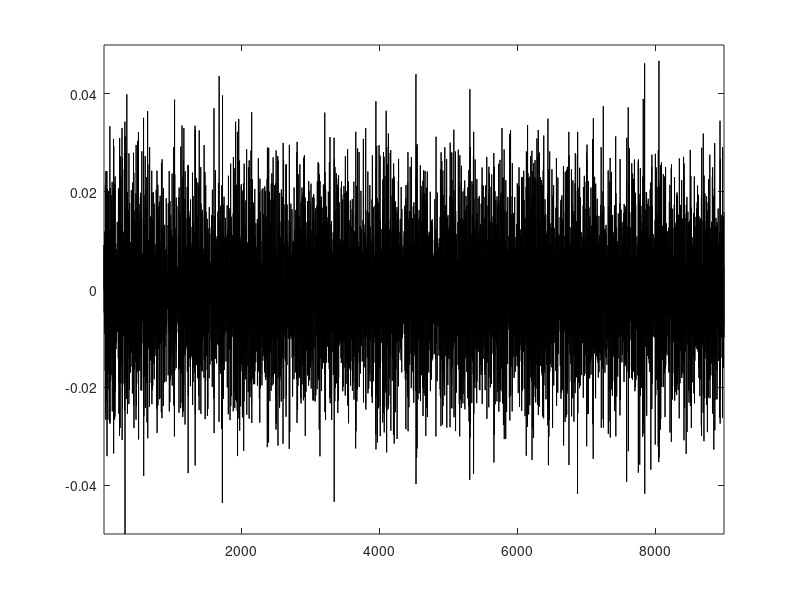

The MATLAB script that drew this image: (Note: this script raises an error after producing the figure.)
% Решается дифур 2-ого порядка: theta'' + nu*theta' + rec(theta,time) = waves(time, A) 
% A*cos(omega*time) - регулярное волнение




% ПАРАМЕТРЫ ДЛЯ ПОСТРОЕНИЯ ДИФФЕРЕНЦИАЛЬНОГО УРАВНЕНИЯ %%%%%%%%%%%%%%%%%%%

% y0_1, y0_2 - начальные условия для решения дифура
y0_1 = 0;
y0_2 = 0;

% nu - параметр из дифура при theta'
% A - высота волнения
% T - период волны, с. Для регулярного волнения
% omega - параметр из дифура в cos - частота волнения. Для регулярного волнения
nu = 0.01;
A = 0.05;
%T = 2*pi/0.64;
%omega = 2*pi/T;





% МОДЕЛИРОВАНИЕ РАЗВИТИЯ АВАРИИ %%%%%%%%%%%%%%%%%%%%%%%%%%%%%%%%%%%%%%%%%%

% Колебания корабля в процессе затопления моделируются в цикле.

% alltime - длина отрезка моделирования
% start_time - параметр, определяющий момент начала моделирования.
% start_wreck - время начала развития аварии.
alltime = 4000;
start_time = 1;
start_wreck = 200;

% step - шаг времени, который определяет, как часто берутся точки для
% построения графиков. С его помощью можно управлять частотой сбора данных.
% По умолчанию равен 1 секунде.
step = 1;

% pose1 - начальный тип статической остойчивости коробля - всегда 1-ый непорежденный
% pose2 - конечный тип статической остойчивости коробля
pose1 = 1;
pose2 = 5;





% ФУНКЦИЯ ВОССТАНАВЛИВАЮЩЕГО МОМЕНТА %%%%%%%%%%%%%%%%%%%%%%%%%%%%%%%%%%%%%

% a0, a1, a3, a5 - коэффициенты полинома пятого порядка, задающего диаграмму статической остойчивости коробля.
% Порядок типов остойчивости: 
% 	1-ый неповрежденный     1-ый		2-ой		3-ий		4-ый		5-ый

a0=[		0               0           -0.2		0       	-0.2 		0.07]; 
a1=[		0.64            0.25		0.64		-0.64		-0.64		-0.64]; 
a3=[		-0.1            -0.1		-0.1 		2.5 		2.5 		2.5]; 
a5=[		-0.07           -0.05		-0.07		-1.3		-1.3		-1.3];





% ВОЛНЕНИЕ %%%%%%%%%%%%%%%%%%%%%%%%%%%%%%%%%%%%%%%%%%%%%%%%%%%%%%%%%%%%%%%

% Файлы с волнением. Содержат углы волнового склона в градусах с шагом 1 секунда
file_id = fopen('ANG4.DAT','r'); % волновой склон 4 балла
%file_id = fopen('ANG5.DAT','r'); % волновой склон 5 баллов
%file_id = fopen('ANG6.DAT','r'); % волновой склон 6 баллов
%file_id = fopen('ANG7.DAT','r'); % волновой склон 7 баллов
%file_id = fopen('ANG8.DAT','r'); % волновой склон 8 баллов
%file_id = fopen('anglM.DAT','r'); % ветровое волнение
%file_id = fopen('anglS.DAT','r');% зыбь
%file_id = fopen('anglWW.DAT','r'); % смешанное волнение

% angle_waves - углы волнового склона в градусах с шагом 1 секунда
angle_waves = fscanf(file_id,'%f');

fclose(file_id);

% wv - величина волнения по оси ординат
% x_waves - моменты измерения волнения во времени
wv = [0];
%wv = waves (0, alltime, 1, 50);
x_waves = start_time:step:alltime;

% Вычисление высоты волны в каждый момент времени
for i = 2:length(angle_waves)
    wv(i) = tand(angle_waves(i-1));
end

% Масштабирование волнения. А - максимальная по модулю волна
[tmp, ind1] = max(abs(wv));
scale_wave = 0.05 / tmp;
wv = scale_wave * wv;

% Просмотр всего доступного волнения
x_waves = start_time : 1 : length(wv);
figure
plot(x_waves(1:9000), wv(1:9000), "k"); 
axis([2 9000 -0.05 0.05]) 
% ограничение промежутка волнения до требуемой длины
wv = wv(1:length(x_waves));


% Интерполирование волнения
fun_waves = @(new_x) interp1(x_waves, wv, new_x, 'spline');





% ИНИЦИАЛИЗАЦИЯ ПЕРЕМЕННЫХ %%%%%%%%%%%%%%%%%%%%%%%%%%%%%%%%%%%%%%%%%%%%%%%

% f1 - окно для фазового портрета колебаний корабля
% f2 - окно для колебаний за последние aver_inter секунд
% f3 - окно для отображения всех колебаний
% f4 - окно для квазистационарных колебаний
% f5 - окно для функции автокорреляции_1
% f6 - окно для функции автокорреляции_2
% f7 - окно для концентрических окружностей (функция concentric_circles)
%f1=figure;
%f2=figure;
f3=figure;
f4=figure;
%f5=figure;
%f6=figure;
%f7=figure;


% theta_data и d_theta_data - массивы для хранения функции колебаний корабля и ее производной соответственно
% time_data - массив для хранения моментов времени, в которых вычислена функция колебаний
theta_data = [];
d_theta_data = [];
time_data = [];

% expectation и dispersion - массивы для хранения выборочного среднего и дисперсии колебаний
expectation = [];
dispersion = [];


% circles_count - количество когнитивных спиралей
%circles_count = 30;


% r_count - количество корней полинома, задаюшего функцию восстанавливающего момента.
% old_wreck_type, new_wreck_type - вычисленные типы затопления на предыдущем и нынешнем шагах
r_count = 0;
old_wreck_type = 1;
new_wreck_type = 1;

% right_inflection_point, old_right_inflection_point - новое и старое
% значение функции восстанавливающего момента в правой точке перегиба.
% Используется для идентификации 1-ого типа затопления
old_right_inflection_point = 0;
right_inflection_point = 0;

% inflection_points_count - количетсво точек перегиба.
% changed_wreck_type - флаг для определения, изменился ли типа затопления.
% where_changed - точки, где изменился тип затопления
% wreck_types_through_modeling - массив с типами затопления, в которых находилось судно
inflection_points_count = 0;
changed_wreck_type = false;
where_changed = [1];
wreck_types_through_modeling = [2];

% функция автокорреляции и задержка для ее вычисления
autocor_theta = [];
autocor_d_theta = [];
delay = 200;




% ОПРЕДЕЛЕНИЕ КВАЗИСТАЦИОНАРНОСТИ %%%%%%%%%%%%%%%%%%%%%%%%%%%%%%%%%%%%%%%%

% aver_inter - длина интервала, по которому производится осреднение.
% Примерно равен длительности 18-ти колебаний судна в секундах.
% quas_len - минимальная длина участка, на котором среднее и дисперсия
% должны быть стабильны, чтобы считать его квазистационарным
% is_quas_stat - проверка, находится ли сейчас судно в квазистационарном состоянии
aver_inter = 144;
quas_len = 80;
is_quas_stat = false;

% quas_starts - начала квазистационарных участков
% quas_ends - концы квазистационарных участков
quas_starts = [0];
quas_ends = [0];

% accept_mean - допустимое изменение выборочного среднего на квазистационарном участке
% accept_disp - допустимое изменение дисперсии на квазистационарном участке
accept_mean = 0.5;
accept_disp = 0.026;

% exp_direction - вычисленное направление среднего на квазистационарном участке
% new_exp_direction - направление среднего по последней точке на квазистационарном участке
% accept_dir - допустимое изменение направления среднего на квазистационарном участке
% len_dir_calc - длина участка для вычисления направления среднего на
% квазистационарном участке
direction = 0;
new_exp_direction = 0;
accept_dir = 0.4;
len_dir_calc = 30;





% ДЕТРЕНД %%%%%%%%%%%%%%%%%%%%%%%%%%%%%%%%%%%%%%%%

% detrend_step - длина участка, на котором производится детренд
% detrend_theta_data - массив колебаний с детрендом
detrend_step = 24*step;
detrend_theta_data = [];





% МОДЕЛИРОВАНИЕ ПРОЦЕССА РАЗВИТИЯ АВАРИИ %%%%%%%%%%%%%%%%%%%%%%%%%%%%%%%%%
for time = start_time:step:alltime
    
    % ВЫЧИСЛЕНИЕ ПОЛОЖЕНИЯ СУДНА %%%%%%%%%%%%%%%%%%%%%%%%%%%%%%%%%%%%%%%%%
    % proc - процент прошедшего времени. Используется для вычисления нынешнего значения коэффициентов диаграммы остойчивости
    if time <= start_wreck
        proc = 0;
    else
        proc = (time - start_wreck) / alltime;
    end
    %proc = 0;
    
    % recovery - нынешние коэффициенты диаграммы остойчивости.
    recovery = [a0(pose1) + ((a0(pose2) - a0(pose1)) * proc) 
                a1(pose1) + ((a1(pose2)-a1(pose1)) * proc) 
                0 
                a3(pose1) + ((a3(pose2)-a3(pose1)) * proc) 
                0 
                a5(pose1) + ((a5(pose2)-a5(pose1)) * proc) 
                ];
       
            
    % DoDt - вспомогательная функция (расположена в конце программы) для
    % вычисления дифура
    [time_dif,theta_dif] = ode45(@(t,y) DoDt(t, y, fun_waves, nu, recovery),[(time-step) time],[y0_1 y0_2]);

    
    
    
    
    % ЗАПИСЬ ПОЛОЖЕНИЯ КОРОБЛЯ В МОМЕНТ TIME %%%%%%%%%%%%%%%%%%%%%%%%%%%%%
    
    % Каждому моменту времени соответствует одна точка на графике.
    % Точность/гладкость графика регулируется параметром step.
    % Чем меньше step, тем более гладкий график, однако уменьшение step
    % отрицательно влияет на время работы программы.
    theta_data(end + 1) = theta_dif(end, 1);
    d_theta_data(end + 1) = theta_dif(end, 2);
    time_data(end + 1) = time_dif(end);
    
    % При решении дифура на следующем шаге цикла будет использоваться его
    % состояние в конце нынешнего шага цикла
    y0_1 = theta_dif(end, 1);
    y0_2 = theta_dif(end, 2);
    
   
    
    
    
    % ОПРЕДЕЛЕНИЕ ТИПА ЗАТОПЛЕНИЯ %%%%%%%%%%%%%%%%%%%%%%%%%%%%%%%%%%%%%%%%
    old_wreck_type = new_wreck_type;
    if time == 1
        dif_recovery = polyder([a5(pose1) 0 a3(pose1) 0 a1(pose1) a0(pose1)]);
        dif_roots = roots(dif_recovery);
        old_right_inflection_point = polyval([a5(pose1) 0 a3(pose1) 0 a1(pose1) a0(pose1)], dif_roots(end));
    end
    
    % Вычисление особенностей (корней и точек перегиба) функции восстанавливающего момента
    
    % Корни
    recovery = flipud(recovery);
    r = roots(recovery);
    not_im = imag(r)==0;
    r = r(not_im);
    r_count = length(r);
    r = sort (r);
    
    % Точки перегиба
    dif_recovery = polyder(recovery);
    dif_roots = roots(dif_recovery);
    not_im_dif_roots = imag(dif_roots)==0;
    dif_roots = dif_roots(not_im_dif_roots);
    inflection_points_count = length(dif_roots);
    right_inflection_point = polyval(recovery, dif_roots(end));
    
    
    % Проверка на 5-ый тип затопления (5 корней, несимметричны)
    if r_count == 5 && abs(1 - abs(r(2))/abs(r(4))) > 0.1
        new_wreck_type = 6;
    else
        % Проверка на 4-ый тип затопления (3 корня, есть перегиб)
        if r_count == 3 && inflection_points_count == 4
            new_wreck_type = 5;
        else
            % Проверка на 3-ий тип затопления (5 корней, симметричны)
            if r_count == 5 && abs(1 - abs(r(2))/abs(r(4))) <= 0.1
                new_wreck_type = 4;
            else
                % Проверка на 2-ой тип затопления (3 корня, второй корень не в нуле)
                if r_count == 3 && r(2) ~= 0
                    new_wreck_type = 3;
                else
                    % Проверка на 1-ый тип затопления (правая точка перегиба опустилась)
                    if right_inflection_point < old_right_inflection_point
                        new_wreck_type = 2;
                    end
                end
            end
        end
    end       
    
    % Если изменился тип затопления - добавить точку
    if old_wreck_type ~= new_wreck_type
        changed_wreck_type = true;
        where_changed = [where_changed time];
        wreck_types_through_modeling = [wreck_types_through_modeling new_wreck_type];
    end
    
    
    
    

    % ВЫВОД ГРАФИКОВ %%%%%%%%%%%%%%%%%%%%%%%%%%%%%%%%%%%%%%%%%%%%%%%%%%%%%
    
    % Определение количества точек для отображения на фазовом портрете (по
    % умолчанию равно длине интервала для осреднения)
    points_to_show = points_for_aver;
    
    % Выделение массивов для отрисовки
    theta_data_show = theta_data(points_to_show:end);
    d_theta_data_show = d_theta_data(points_to_show:end);
    time_data_show = time_data(points_to_show:end);
    expectation_show = expectation(points_to_show:end);
    dispersion_show = dispersion(points_to_show:end);
    % Поиск точки времени, до которой нужно отобразить график волнения
    [tmp, time_wv] = min(abs(x_waves - time_data(end)));
    x_waves_show = x_waves(points_to_show:time_wv);
    wv_show = wv(points_to_show:time_wv);
    
    % Вывод графика фазового портрета
    figure(f1);
    clf(f1);
    plot (theta_data_show, d_theta_data_show, "b")
    axis([-1 1 -1 1])
    drawnow 

    % Вывод графиков колебаний корабля, волнения, выборочного среднего и дисперсии
    figure(f2);
    clf(f2);
    hold on
    plot(time_data_show, theta_data_show, "b")
    plot(time_data_show, expectation_show, "r")
    plot(time_data_show, dispersion_show, "g")
    
    plot(x_waves_show, wv_show, "k");
    % Отображение точек, в которых изменился тип затопления
    changes_show = where_changed(where_changed >= time - aver_inter);
    if changed_wreck_type && ~isempty(changes_show)
        xline(changes_show);
    end
    x1 = max(time - aver_inter - 10, 0);
    x2 = time + 10;
    y1 = min(min(theta_data), -0.1);
    y2 = max(max(theta_data), 0.1);
    axis([x1 x2 y1 y2])
    hold off
end





% ДЕТРЕНД %%%%%%%%%%%%%%%%%%%%%%%%%%%%%%%%%%%%%%%%%%%%%%%%%%%%%%%%%%%%%%%%
for time = start_time:detrend_step:alltime - detrend_step
    detrend_section = detrend(theta_data(time:time + detrend_step - 1));
    detrend_theta_data = [detrend_theta_data detrend_section];
end
detrend_section = detrend(theta_data(time + detrend_step:end));
detrend_theta_data = [detrend_theta_data detrend_section];





% ВЫЧИСЛЕНИЕ СТАТИСТИЕСКИХ ХАРАКТЕРИСТИК %%%%%%%%%%%%%%%%%%%%%%%%%%%%%%%%%%
for time = start_time:step:alltime
    % ВЫЧИСЛЕНИЕ СРЕДНЕГО И ДИСПЕРСИИ %%%%%%%%%%%%%%%%%%%%%%%%%%%%%%%%%%%%%
    % Осредняется последняя часть графика длины aver_inter секунд.
    
    % Поиск начальной точки для осреднения
    [tmp, points_for_aver] = min(abs(time - aver_inter - time_data));
    % Если еще не прошлого достаточно времени, осредняется весь график.
    points_for_aver = max(1, points_for_aver);
    expectation(end + 1) = mean(detrend_theta_data(points_for_aver:time / step));
    dispersion(end + 1) = var(detrend_theta_data(points_for_aver:time / step));
    
    
    
    
    
    % ПОИСК ИНТЕРВАЛОВ КВАЗИСТАЦИОНАРНОСТИ %%%%%%%%%%%%%%%%%%%%%%%%%%%%%%%
    %if time >= start_wreck
        % Если квазистационарный участок закончился, начинаем его
        if ~is_quas_stat
            is_quas_stat = true;
            quas_starts = [quas_starts time];
        end
        % Направление среднего обновляется в первые len_dir_calc секунд 
        % квазистационарного участка. После их прошествия оно фикисруется
        if time - quas_starts(end) * step <= len_dir_calc
            mean_exp =  mean(expectation(quas_starts(end):end));
            ind = quas_starts(end)*step + (length(expectation) - quas_starts(end)) * step / 2;
            direction = (2*mean_exp - expectation(quas_starts(end)))/(time - quas_starts(end) * step + 1);
            direction = 0;
            
            % Поиск экстремумов колебаний
            maxs = islocalmax(expectation);  
            mins = islocalmin(expectation);    
            % Индексы первых максимумов и минимумов в массиве графика колебаний 
            if length(maxs) ~= 1
                quas_maxs_ind = find(maxs);
            else 
                quas_maxs_ind = 1;
            end
            if length(mins) ~= 1
                quas_mins_ind = find(mins);
            else 
                quas_mins_ind = 1;
            end
            max_ind = find(quas_maxs_ind > quas_starts(end));
            quas_maxs_ind = quas_maxs_ind(max_ind);
            min_ind = find(quas_mins_ind > quas_starts(end));
            quas_mins_ind = quas_mins_ind(min_ind);
            mean_max = mean(expectation(quas_maxs_ind));
            mean_min = mean(expectation(quas_mins_ind));
            
            add_comp_max = mean_max - ind * direction;
            add_comp_min = mean_min - ind * direction;
        end
        
         % Поиск экстремумов колебаний
        maxs = islocalmax(expectation);  
        mins = islocalmin(expectation);    
        % Индексы первых максимумов и минимумов в массиве графика колебаний 
        last_maxs_ind = find(maxs,5,'last');
        last_mins_ind = find(mins,5,'last');
        
        maxs_count = 0;
        mins_count = 0;
        if length(expectation) > 1
            for i=1:length(last_maxs_ind)
                if abs(expectation(last_maxs_ind(i))) > abs((direction * last_maxs_ind(i) + add_comp_max) * (1 + accept_dir)) || abs(expectation(last_maxs_ind(i))) < abs((direction * last_maxs_ind(i) + add_comp_max) * (1 - accept_dir))
                    maxs_count = maxs_count + 1;
                end
            end
            for i=1:length(last_mins_ind)
                if abs(expectation(last_mins_ind(i))) > abs((direction * last_mins_ind(i) + add_comp_min) * (1 + accept_dir)) || abs(expectation(last_mins_ind(i))) < abs((direction * last_mins_ind(i) + add_comp_min) * (1 - accept_dir))
                    mins_count = mins_count + 1;
                end
            end
        end
        
        % Если направление среднего изменилось больше, чем в accept_dir
        % раз, участок неквазистационарный
        if (maxs_count == 5 || mins_count == 5) && time - quas_starts(end) * step >= len_dir_calc
            % Участок неквазистационарный, заканчиваем его.
            is_quas_stat = false;
            % Удаляются последние 5 колебаний
            quas_end_time = min(last_mins_ind(1), last_maxs_ind(1));
            % Участок добавляется, если он больше минимальной длины
            if quas_end_time - quas_starts(end) >= quas_len
                % Длинные квазистационарные участки делятся на участки
                % длинны 100 секунд
                for quas_parts = 100:100/step:quas_end_time - quas_starts(end)
                    quas_ends = [quas_ends (quas_starts(end) + 100/step)];
                    quas_starts = [quas_starts (quas_starts(end) + 100/step)];
                end
                quas_starts(end) = [];
                quas_ends(end) = quas_end_time;
            else 
                quas_starts = quas_starts(1:length(quas_starts)-1);
            end
            % Начинаем новый участок
        end
    %end
end

% Если до конца длился квазистационарный участок, завершаем его
if is_quas_stat 
    is_quas_stat = false;
    if time - step - quas_starts(end) >= quas_len
        quas_ends = [quas_ends (time - step)];
    else 
        quas_starts = quas_starts(1:length(quas_starts)-1);
    end
end
disp('End of staticstics calculating')





% ВЫДЕЛЕНИЕ ПЕРЕХОДА МЕЖДУ ТИПАМИ ЗАТОПЛЕНИЯ %%%%%%%%%%%%%%%%%%%%%%%%%%%%%
% Ищется первый значительный скачок дисперсии. Он принимается как
% переходный момент между незатопленным судном и рассматриваемым типом
% затопления. В список квазистационарных участков добавляется период
% времени, в течении которого дисперсия держится на высоком значении. Если
% этот участок накладывается на другие квазистационарные участки, ни один
% из них не удаляется.
disp_max = max(dispersion);
[start_max, start_ind] = find(dispersion >= disp_max/2, 1);
[end_max, end_ind] = find(dispersion(start_ind+1:end) <= disp_max/2, 1);
if isempty(end_ind)
    end_ind = length(theta_data);
    end_max = theta_data(end);
else
    % Поскольку используется ограниченный участок дисперсии для
    % поиска конца переходного участка, индекс конца участка
    % надо увеличить на длину неиспользуемого участка дисперсии
    end_ind = start_ind + end_ind;
    if end_ind - start_ind <= quas_len
        end_ind = start_ind + quas_len + 1;
    end
end
quas_starts = [quas_starts start_ind];
quas_ends = [quas_ends end_ind];





% ВЫВОД КВАЗИСТАЦИОНАРНЫХ УЧАСТКОВ
figure(f4);
% piece_len - общая длина квазистационарных участков
piece_len = 0;
quas_theta = [];
quas_d_theta = [];
quas_disp = [];
for i = 2:length(quas_starts)
    piece_len = piece_len + quas_ends(i) - quas_starts(i) + 1;
    quas_theta = [quas_theta detrend_theta_data(quas_starts(i):quas_ends(i))];
    quas_d_theta = [quas_d_theta d_theta_data(quas_starts(i):quas_ends(i))];
    quas_disp = [quas_disp dispersion(quas_starts(i):quas_ends(i))];
    
end
quas_time = (1:step:piece_len);
plot (quas_time, quas_theta);
    
    
    
    
    
% ВЫЧИСЛЕНИЕ АВТОКОРРЕЛЯЦИИ %%%%%%%%%%%%%%%%%%%%%%%%%%%%%%%%%%%%%%%%%%
% Автокорреляция вычисляется на квазистацонарных участках на каждом 
% шаге моделирования с задержкой delay
for i = 2:length(quas_starts)
    detrend_quas = detrend(theta_data(quas_starts(i):quas_ends(i)),1);
    [cor_now, del_lags] = xcorr(detrend_quas, delay, 'normalized');
    %[d_cor_now, del_lags] = xcorr(d_theta_data(quas_starts(i):quas_ends(i)), delay);
    cor_now = cor_now(round(length(cor_now)/2):end);
    peaks = islocalmax(cor_now);  
    % Индексы первых максимумов и минимумов в массиве графика колебаний 
    peaks_ind = find(peaks);
    peaks = cor_now(peaks);
    cut = peaks_ind(end);
    for j = 1:length(peaks)-1
        if peaks(j) < peaks(j + 1)
            cut = peaks_ind(j);
            cut = delay;
            break;
        end
    end
    cor_now = cor_now(1:cut);
    cor_now = [cor_now zeros(1, delay - length(cor_now))];
    autocor_theta = [autocor_theta, cor_now.'];
end
    




% ВЫВОД ПОЛНОГО ГРАФИКА КОЛЕБАНИЙ %%%%%%%%%%%%%%%%%%%%%%%%%%%%%%%%%%%%%%%%
figure(f3);
hold on
plot(time_data , theta_data, "b")
%plot(time_data , detrend_theta_data, "b")
plot(time_data , expectation, "r")
plot(time_data , dispersion, "g")
% Выделение цветом квазистационарных участков
for i = 2:length(quas_starts)
    plot(time_data(quas_starts(i):quas_ends(i)) , theta_data(quas_starts(i):quas_ends(i)))
    %plot(time_data(quas_starts(i):quas_ends(i)) , detrend_theta_data(quas_starts(i):quas_ends(i)))
end
plot(x_waves , wv, "k");
% Отображение точки, в которой изменился тип затопления
if changed_wreck_type
    xline(where_changed);
end
hold off





% ВЫВОД АВТОКОРРЕЛЯЦИИ %%%%%%%%%%%%%%%%%%%%%%%%%%%%%%%%%%%%%%%%%%%%%%%%%%%%
% Автокорреляция для каждого квазистационарного участка с задержкой delay

for j = 2:length(quas_starts)
    figure;
    hold on
    % отрезание нулевой части
    show_ind = find (autocor_theta(:,j-1) ~= 0,1,'last');
    autocor_show = autocor_theta(1:show_ind,j-1);
    del_lags = (0:length(autocor_show)-1);
    plot(del_lags, autocor_show, "b")
    hold off
end





% ЗАПИСЬ В ФАЙЛ %%%%%%%%%%%%%%%%%%%%%%%%%%%%%%%%%%%%%%%%%%%%%%%%%%%%%%%%%%
file_autocor = fopen('autocor.txt','a');
file_wreck_type = fopen('wreck_type.txt','a');
% Минимальная длина функции автокорреляции
minimal_autocor_length = 30;
for i = 2:length(quas_starts)
    
    % Выделение функции автокорреляции заданной длины
    show_ind = find (autocor_theta(:,i-1) ~= 0,1,'last');
    autocor_show = autocor_theta(1:show_ind,i-1);
    del_lags = (0:length(autocor_show)-1);
    
    if length(autocor_show) > minimal_autocor_length
        autocor_show = autocor_show(1:minimal_autocor_length);

        
        % Поиск типов затопления на данном квазистационарном участке
        ind_changes_before_end = find(where_changed <= quas_ends(i));
        ind_changes_after_start = find(where_changed >= quas_starts(i) & where_changed <= quas_ends(i));
        ind_changes_before_end = ind_changes_before_end(length(ind_changes_before_end) - length(ind_changes_after_start):end);
        wrecks_write = wreck_types_through_modeling(ind_changes_before_end)-1;
        % Если данному участку соответствует несколько типов
        % затопления, каждый из них записывается отдельно, и
        % для каждого из них отдельно записывается функция
        % автокорреляции
        for type_count = 1:length(wrecks_write)
            fprintf(file_autocor,'%.6f ',autocor_show);
            fprintf(file_autocor,'\n');
            fprintf(file_wreck_type,'%i ',wrecks_write(type_count));
            fprintf(file_wreck_type,'\n');
        end
    end
end
fclose(file_autocor);
fclose(file_wreck_type);






% ДИФФЕРЕНЦИАЛЬНОЕ УРАВНЕНИЕ %%%%%%%%%%%%%%%%%%%%%%%%%%%%%%%%%%%%%%%%%%%%%
% DoDt реализует дифур 2-ого порядка в виде системы с заменой переменных:
% {d th(1)/ dt = th(2)
% {d th(2)/ dt = A*cos(omega*time) - nu*th(2) - recovery(th(1))

function DthetaDtime = DoDt(t, th, fun_waves, nu, recovery)
    DthetaDtime = [th(2);fun_waves(t) - nu*th(2) - (recovery(1)+recovery(2)*th(1)+recovery(4)*th(1).^3+recovery(6)*th(1).^5)];
end